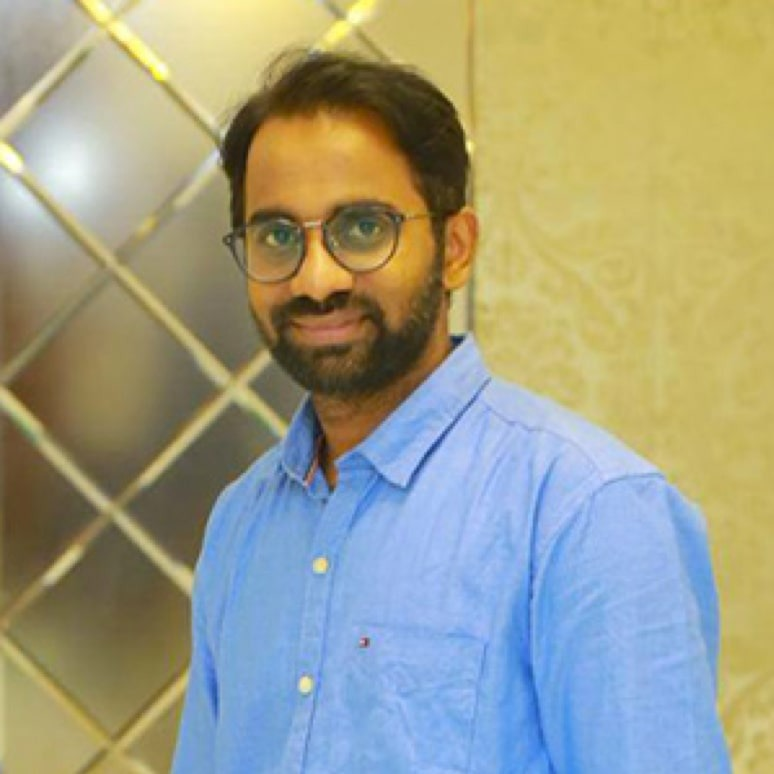
#> input picture harsha.jpg, 774 x 774 px
$ python imageTopencilSketch.py
#> lines starting #> are read from the running program, lines starting #| are printed output that depends on the picture
import cv2


def convert_to_pencil_sketch(image_path, output_path, blur_intensity=35, scale=150.0):
    """
    Converts an image to a pencil sketch.

    Args:
        image_path (str): Path to the input image (e.g., 'harsha.jpg').
        output_path (str): Path to save the output pencil sketch image (e.g., 'sketch_image.png').
        blur_intensity (int): Intensity of the blur effect. Higher value gives a darker sketch.
        scale (float): Scale factor for sketch intensity. Lower value makes the sketch darker.

    Returns:
        str: Success or error message.
    """
#> called with image_path = 'harsha.jpg', output_path = 'sketch_image_dark.png', blur_intensity = 35, scale = 150
    try:
        # Load the input image
        image = cv2.imread(image_path)
#> image is the input picture: shape (774, 774, 3); mean B, G, R 135, 159, 158.8
        if image is None:
            return f"Error: Could not load the image from {image_path}. Please check the file path."

        # Convert the image to grayscale
        gray_image = cv2.cvtColor(image, cv2.COLOR_BGR2GRAY)
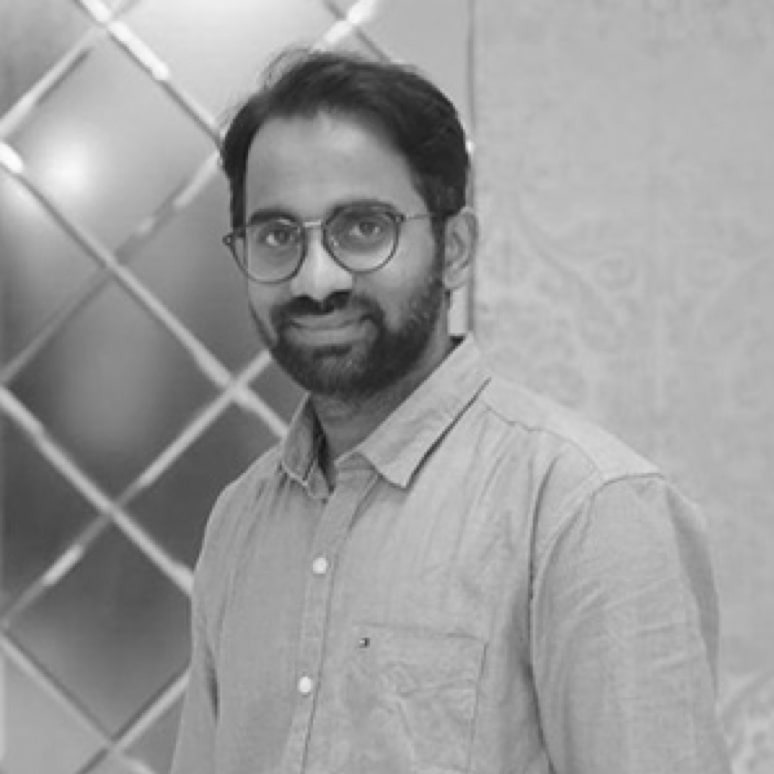
#> gray_image: shape (774, 774); min 20, max 254, mean 156.3

        # Invert the grayscale image
        inverted = 255 - gray_image
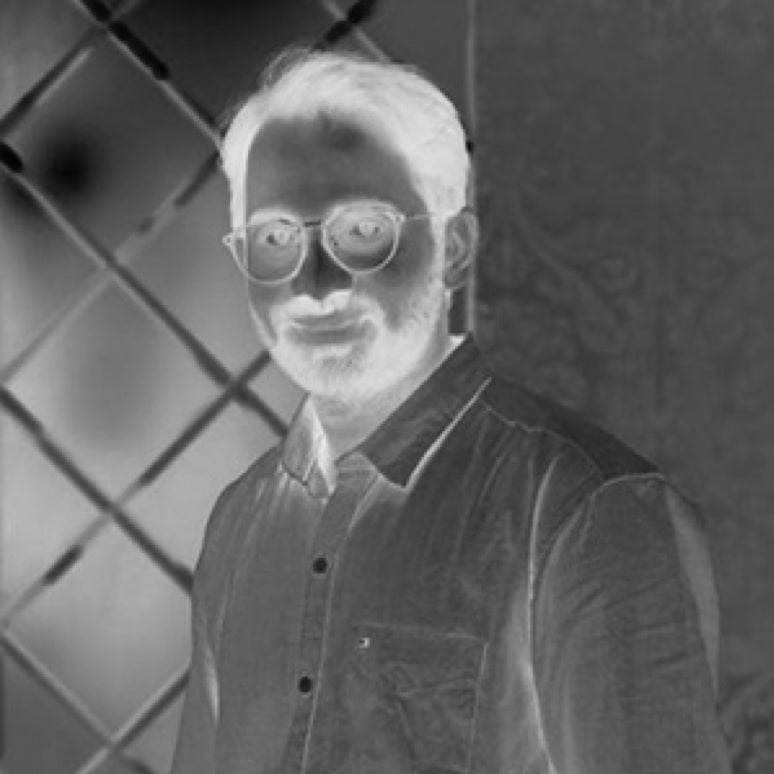
#> inverted: shape (774, 774); min 1, max 235, mean 98.7

        # Apply Gaussian blur to the inverted image
        blur = cv2.GaussianBlur(inverted, (blur_intensity, blur_intensity), 0)
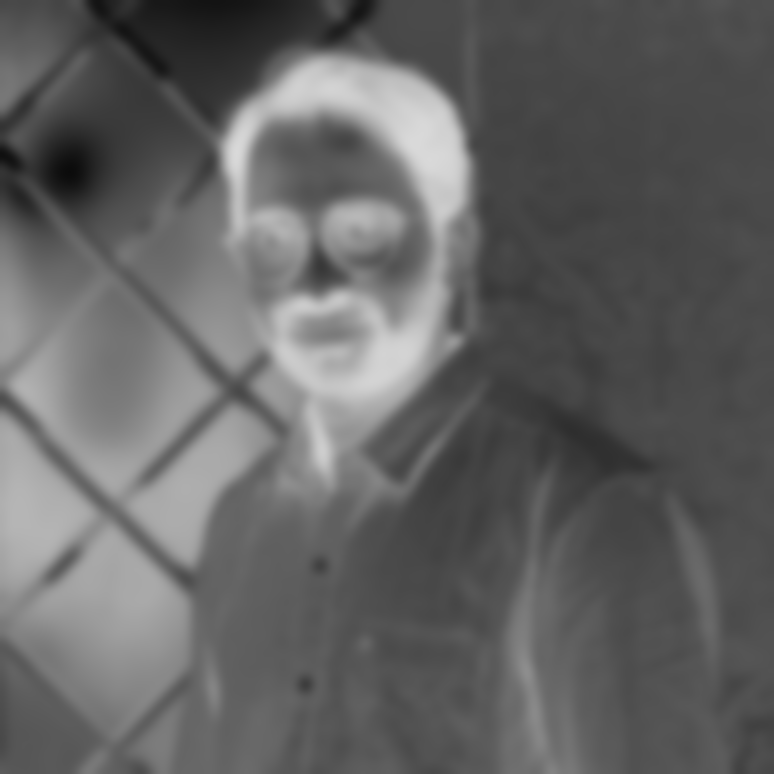
#> blur: shape (774, 774); min 11, max 217, mean 98.8

        # Invert the blurred image
        inverted_blur = 255 - blur
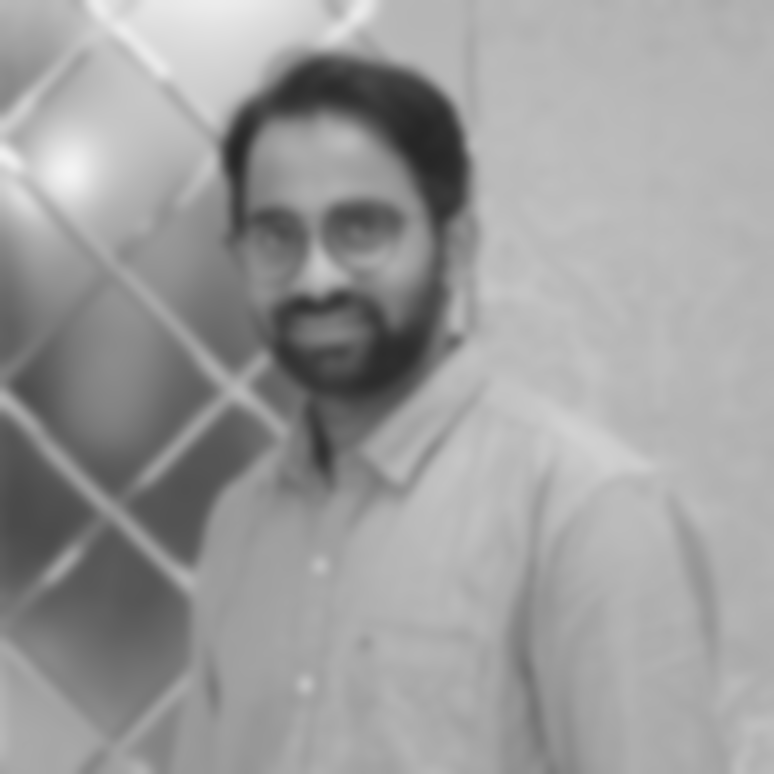
#> inverted_blur: shape (774, 774); min 38, max 244, mean 156.2

        # Create the pencil sketch
        sketch = cv2.divide(gray_image, inverted_blur, scale=scale)
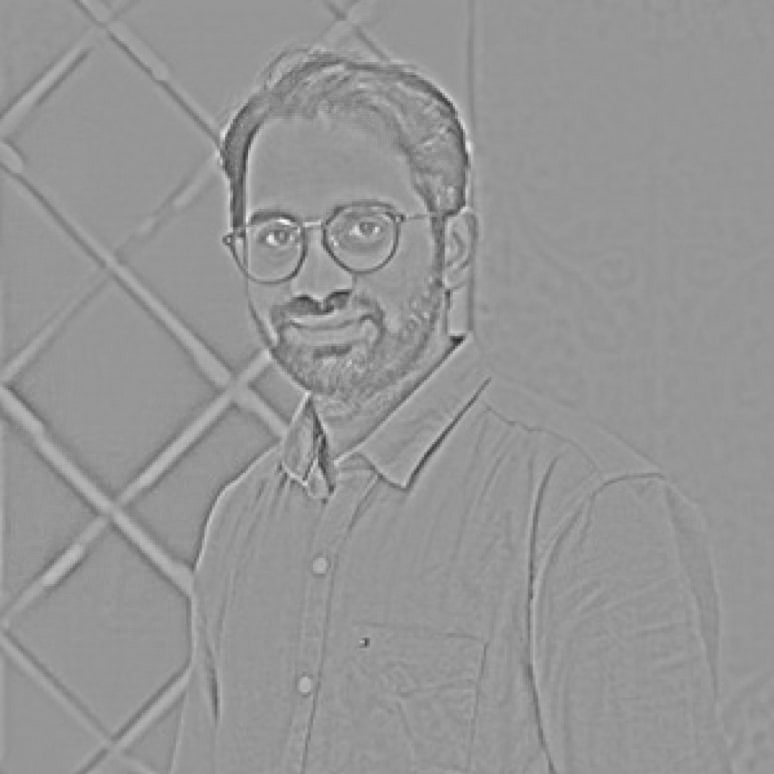
#> sketch: shape (774, 774); min 41, max 255, mean 149.4

        # Save the sketch to the output file
        cv2.imwrite(output_path, sketch)

        # Display the sketch
        cv2.imshow("Pencil Sketch", sketch)
        cv2.waitKey(0)
        cv2.destroyAllWindows()

        return f"Pencil sketch saved successfully at {output_path}."
    except Exception as e:
        return f"An error occurred: {e}"


# Example usage
input_image = "harsha.jpg"  # Replace with your input image file
output_image = "sketch_image_dark.png"  # Replace with your desired output file name

# Call the function
result = convert_to_pencil_sketch(
    input_image, output_image, blur_intensity=35, scale=150.0
)
print(result)
